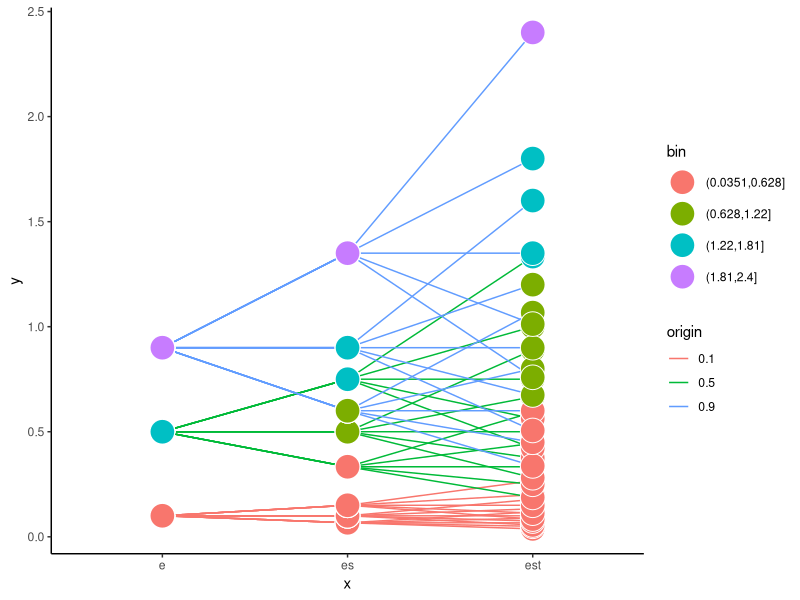

The R script that drew this image:
library(tidyverse)

risk_trace <- expand_grid(
  e = c(0.1, 0.5, 0.9), #this is three values representing a low, mid, and high exposure
  s = c(2/3, 1, 3/2), #these are a low, mid, and high sensitivity
  t = 10^seq(-0.25, 0.25, length.out = 5) #this is setting up some numbers for threat 
) %>% 
  mutate(i = seq_along(e),
         es = e * s,
         est = e * s * t,
         bin = cut(est, 4)) %>% 
  relocate(i)

risk_trace %>% 
  mutate(origin = factor(e)) %>% 
  pivot_longer(c(e, es, est), names_to = "x", values_to = "y") %>% 
  ggplot(aes(x, y, group = i, color = origin)) +
  geom_line(aes(color = origin)) +
  geom_point(aes(fill = bin), shape = 21, color = "white", size = 8) +
  theme_classic()
